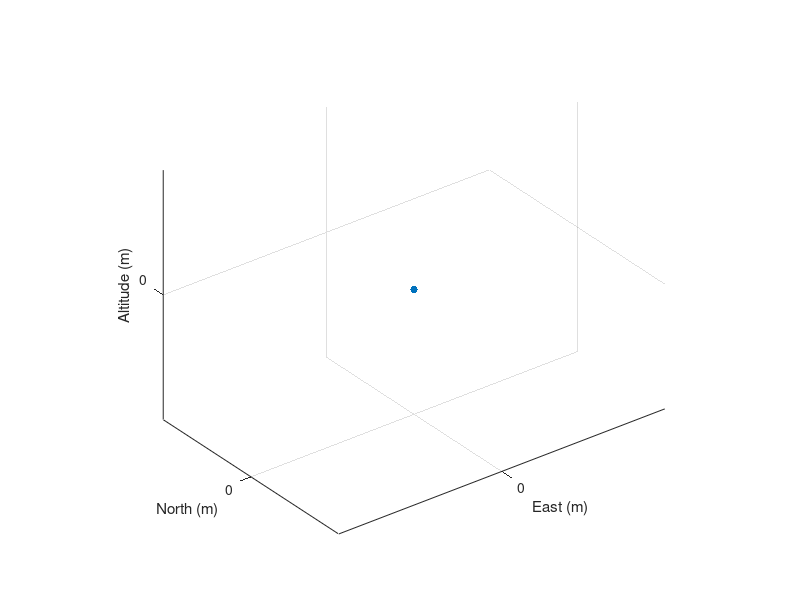

This chart was generated by the following MATLAB code: (Note: this script raises an error after producing the figure.)
%% 超广域战术蜂群仿真 (Tactical Scale Swarm)
% 特点：5km级战场范围、500m通信半径、稀疏拓扑、高速机动
% 视觉：白色背景 + 浅色连线 + 广角镜头跟随

clear; clc; close all;

%% 1. 参数全比例放大 (Scale Up)
num_drones = 50;        
steps = 2000;           % 维持长航时
dt = 0.1;               

% --- 视觉参数 ---
plot_stride = 3;        
view_radius = 1000;     % <--- 视野半径扩大到1km，以容纳庞大的稀疏蜂群

% --- 关键：空间参数 (按比例扩大至 500m 通信级) ---
comm_range = 500;       % <--- 通信半径 (目标值)
r_separation = 300;     % <--- 排斥半径 (保持 0.6*comm_range 比例，维持稀疏度)
max_speed = 50;         % <--- 最大速度 (提高以适应大地图)

% --- 动力学权重 (针对大尺度距离进行补偿) ---
w_target     = 0.8;     
w_separation = 15.0;    % <--- 大幅增加权重，补偿距离平方衰减导致的斥力微弱
w_alignment  = 0.4;     
w_cohesion   = 0.1;     % 弱凝聚
w_noise      = 10.0;    % <--- 强随机扰动，在大尺度下制造肉眼可见的拓扑变化

%% 2. 初始化 (战术级分布)
% 初始生成范围扩大到 1500x1500
pos = rand(num_drones, 3) .* [1500, 1500, 400]; 
vel = (rand(num_drones, 3) - 0.5) * max_speed;

% 战术巡航路径 (坐标范围扩展到 5000m+)
waypoints = [
    1000, 1000, 400;
    3000, 1500, 600;   % 远距离爬升
    4500, 3000, 500;   % 深入腹地
    3500, 4500, 800;   % 高空盘旋侦察
    1500, 4000, 600;   % 侧向机动
    500,  2000, 300;   % 返航段
    1000, 1000, 400    % 闭环
];
current_wp_idx = 1;

% 数据存储
history.adj_mat = cell(steps, 1);
history.dist_mat = cell(steps, 1);

%% 3. 仿真循环
fprintf('启动超广域仿真 (通信半径: %dm)...\n', comm_range);

figure('Name', 'Tactical Swarm Simulation (500m Comm)', 'Color', 'w', 'Position', [50, 50, 1200, 800]);
h_ax = gca;
axis equal; grid on; hold on;
view(3);
xlabel('East (m)'); ylabel('North (m)'); zlabel('Altitude (m)');

% --- 绘图风格 ---
% 节点：深蓝，稍微画大一点点以便在大视野下看清
h_nodes = scatter3(0,0,0, 30, 'filled', 'MarkerFaceColor', '#0072BD', 'MarkerEdgeColor', 'none'); 

% 连线：浅灰色 [0.75 0.75 0.75] + 透明度
h_links = plot3([0,0],[0,0],[0,0], 'Color', [0.75 0.75 0.75 0.5], 'LineWidth', 0.8); 

% 路径：红色虚线
plot3(waypoints(:,1), waypoints(:,2), waypoints(:,3), 'r--', 'LineWidth', 1.2); 
title_h = title('Initializing...');

last_adj = zeros(num_drones);

for t = 1:steps
    % --- A. 拓扑计算 ---
    dist_mat = pdist2(pos, pos);
    adj_mat = (dist_mat < comm_range) & (dist_mat > 0);
    
    % 记录
    history.adj_mat{t} = double(adj_mat);
    history.dist_mat{t} = dist_mat;
    
    % 统计
    topo_changes = sum(sum(xor(adj_mat, last_adj))) / 2;
    last_adj = adj_mat;
    avg_deg = mean(sum(adj_mat));
    
    % --- B. 物理受力 (Physics Scale-Up) ---
    target = waypoints(current_wp_idx, :);
    
    % 切换路点判定距离放大
    if norm(mean(pos) - target) < 400 
        current_wp_idx = mod(current_wp_idx, size(waypoints,1)) + 1;
    end
    
    sep_force = zeros(num_drones, 3);
    coh_force = zeros(num_drones, 3);
    align_force = zeros(num_drones, 3);
    
    for i = 1:num_drones
        d = dist_mat(i, :);
        % 感知范围
        neighbors = find(d < comm_range * 1.2 & d > 0); 
        
        if ~isempty(neighbors)
            % 分离力
            close_mask = d(neighbors) < r_separation;
            for j = neighbors(close_mask)
                diff = pos(i,:) - pos(j,:);
                dist_val = norm(diff);
                % 重要：距离平方项在大尺度下数值巨大(300^2=90000)，导致力微乎其微
                % 修正：在分母中除以一个比例因子(例如1000)或者直接依靠增大的权重
                sep_force(i,:) = sep_force(i,:) + (diff / (dist_val^2 + 10.0));
            end
            % 凝聚与对齐
            coh_force(i,:) = mean(pos(neighbors, :), 1) - pos(i,:);
            align_force(i,:) = mean(vel(neighbors, :), 1) - vel(i,:);
        else
            % 孤立回归
            coh_force(i,:) = (mean(pos) - pos(i,:)) * 5; 
        end
    end
    
    % 归一化
    norm_v = @(v) v ./ (sqrt(sum(v.^2, 2)) + 1e-6) * max_speed;
    noise = (rand(num_drones, 3) - 0.5) * max_speed;
    
    % 目标力
    t_vec = target - pos;
    t_force = (t_vec ./ (sqrt(sum(t_vec.^2,2)) + 1e-6)) * max_speed;
    
    % 合成力 (注意这里的乘数调整)
    total_force = w_target * t_force + ...
                  w_separation * sep_force * 100 + ... % <--- 乘数加大到100，抵消距离平方带来的数值衰减
                  w_alignment * norm_v(align_force) + ...
                  w_cohesion * norm_v(coh_force) + ...
                  w_noise * noise;
              
    vel = vel + total_force * dt;
    % 限速
    s = sqrt(sum(vel.^2, 2));
    idx = s > max_speed;
    vel(idx, :) = (vel(idx, :) ./ s(idx)) * max_speed;
    
    pos = pos + vel * dt;
    pos(:,3) = max(pos(:,3), 100); % 最低飞行高度 100m
    
    % --- C. 可视化更新 ---
    if mod(t, plot_stride) == 0
        % 更新节点
        set(h_nodes, 'XData', pos(:,1), 'YData', pos(:,2), 'ZData', pos(:,3));
        
        % 更新连线
        [r, c] = find(triu(adj_mat));
        if ~isempty(r)
            lx = [pos(r,1) pos(c,1) nan(size(r))]';
            ly = [pos(r,2) pos(c,2) nan(size(r))]';
            lz = [pos(r,3) pos(c,3) nan(size(r))]';
            delete(h_links);
            % 浅灰色连线
            h_links = line(h_ax, lx(:), ly(:), lz(:), 'Color', [0.75 0.75 0.75 0.5], 'LineWidth', 0.8);
        end
        
        % 镜头跟随 (view_radius 已扩大到 1000m)
        center = mean(pos, 1);
        xlim([center(1)-view_radius, center(1)+view_radius]);
        ylim([center(2)-view_radius, center(2)+view_radius]);
        zlim([max(0, center(3)-view_radius/2), center(3)+view_radius/2]);
        
        % 标题
        set(title_h, 'String', sprintf('Step: %d | Avg Neighbors: %.1f | Comm: %dm | Changes: %d', ...
            t, avg_deg, comm_range, topo_changes));
        
        drawnow;
    end
end
fprintf('仿真完成。\n');